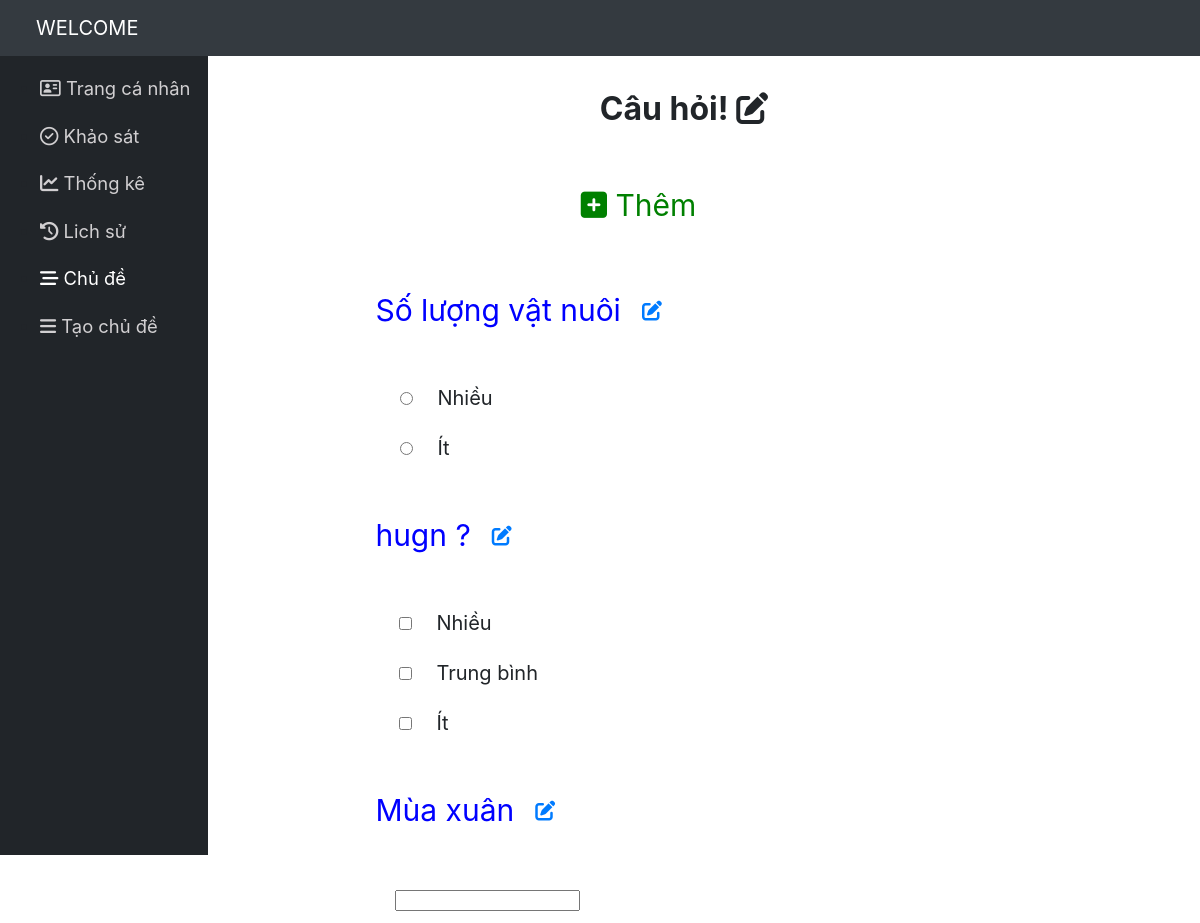
Screenshot of /admin/cauhoi.php?id=1&ic=2 with the database file from the repository.
### tables this page shows
CREATE TABLE IF NOT EXISTS `cauhoi` (
`idcauhoi` int(11) NOT NULL,
  `thongtin` varchar(50) NOT NULL,
  `idloai` int(11) NOT NULL,
  `idchude` int(11) DEFAULT NULL
);

CREATE TABLE IF NOT EXISTS `traloi` (
`idtraloi` int(11) NOT NULL,
  `thongtin` varchar(50) NOT NULL,
  `idcauhoi` int(11) NOT NULL
);

### admin/cauhoi.php (the view, shortened to what this page needs)
<?php
	$link = new mysqli('localhost','root','','moitruong') or die('ket noi that bai!');
	mysqli_query($link,'SET NAMES UTF8');
	include('m_top.php');
	$iduser=$_GET['id'];
	$ic=$_GET['ic'];
?>
<?php
	$query="SELECT idcauhoi,thongtin,idloai FROM cauhoi where idchude='$ic'";
	$result = mysqli_query($link,$query);
?>
<body>
	<header>
		<a class="logo" href="m_index.php">WELCOME</a>
	</header>
<ul class="thanhben">
	<li class="muc">
		<a class="trangcanhan" href="m_index.php?id=<?php echo $iduser ?>">
			<i class="far fa-address-card"></i>
			<span>Trang cá nhân</span>
        </a>
    </li>
	<li class="muc">
		<a class="khaosat" href="s_index.php?id=<?php echo $iduser ?>">
			<i class="far fa-check-circle"></i>
			<span>Khảo sát</span>
        </a>
    </li>
	<li class="muc">
		<a class="thongke" href="thongke.php?id=<?php echo $iduser ?>">
			<i class="fas fa-chart-line"></i>
			<span>Thống kê</span>
        </a>
    </li>
	<li class="muc">
		<a class="lichsu" href="lichsu.php?id=<?php echo $iduser ?>">
			<i class="fas fa-history"></i>
			<span>Lich sử</span>
        </a>
    </li>
	<li class="muc">
		<a class="chude light" href="chude.php?id=<?php echo $iduser ?>">
			<i class="fas fa-stream"></i>
			<span>Chủ đề</span>
        </a>
    </li>
	<li class="muc">
		<a class="chude" href="taochude.php?id=<?php echo $iduser ?>">
			<i class="fas fa-bars"></i>
			<span>Tạo chủ đề</span>
        </a>
    </li>
</ul>
<div class="index">
	<div class="tieude">
		<h1>Câu hỏi!   <i class="fas fa-edit"></i></h1>
	</div>
	<div class="them">
			<a class="isua" href="themch.php?id=<?php echo $iduser ?>&ic=<?php echo $ic ?>">
			<i class="fas fa-plus-square"></i>
			<span>Thêm</span>
			</a>
		</div>
	<div class="lthongke">
	<form action=""  method="post">
	<?php
			if(mysqli_num_rows($result)>0){
				while($row = mysqli_fetch_assoc($result)){ ?>
					<table>
					<tr>
						<td><p class = "cauhoi"><?php echo $row['thongtin']; ?></p></td>
						<td><a class="lichsu light" href="suach.php?id=<?php echo $iduser ?>&ic=<?php echo $ic; ?>&ih=<?php echo $row['idcauhoi']; ?>">
						<i class="fas fa-edit"></i></h1>
						</a></td>
					</table>
					<?php
						$da=$row['idcauhoi'];
						$idloai=$row['idloai'];
						$query1="SELECT thongtin,idtraloi FROM traloi where idcauhoi=$da";
						$result1 = mysqli_query($link,$query1);?>
						<table class="ldapan">
						<?php while($row1 = mysqli_fetch_assoc($result1)){ ?>
							<tr>
								<td><input type="<?php if($idloai==1) {echo "radio";}
									else if($idloai==2){echo "checkbox";} else if($idloai==3){echo "text";}?>" name="<?php echo $da; ?>" value="<?php if($idloai!=3){echo $row1['idtraloi'];} ?>"></td>
								<td><?php if($idloai!=3){echo $row1['thongtin'];} ?></td>
							</tr>
							<?php
						}?>
						</table> <?php
				}
	}?>
	</form>
	</div>
</div>
<?php
	include('m_bottom.php');
?>

### admin/css/m_style.css (style rules this page uses)
body { margin: 0px; font-family: -apple-system, BlinkMacSystemFont, "Segoe UI", Roboto, "Helvetica Neue", Arial, "Noto Sans", sans-serif, "Apple Color Emoji", "Segoe UI Emoji", "Segoe UI Symbol", "Noto Color Emoji"; font-size: 1rem; font-weight: 400; line-height: 1.5; color: #212529; text-align: left; background-color: #fff; }
a { color: #007bff; text-decoration: none; background-color: transparent; }
header { background-color: #343a40; position: relative; padding: 0.5rem 1rem; width: 200vh; position:fixed; z-index:1; }
.logo { padding-top: 0.3125rem; padding-bottom: 0.3125rem; margin-right: 1rem; font-size: 1.25rem; line-height: inherit; white-space: nowrap; color: #fff; width:20%; display : inline-block; margin-left:20px; }
.thanhben { width: 14%; background-color: #212529; margin:0px; float:left; padding-top:3; height: 100vh; position:fixed; margin-top:55px; }
.muc { margin-top:40px; font-size: 1.15rem; margin-top: 20px; }
.muc a { color: rgb(209, 207, 209); }
.muc .light { color: #fff; }
.index { width:86%; position:absolute; margin-left:14%; margin-top:55px; }
table { border-collapse: collapse; text-align:center-left ; }
.thongtincn, tr, td { padding-right:50px; padding-top:10px; padding-bottom:10px; }
.thongtincn, tr, td { padding-right:20px; }
.tieude { width:100%; text-align:center; margin-top:30px; margin-bottom:50px; }
.lthongke { font-size:20px; margin-left:20%; }
.lthongke .cauhoi { font-size:1.5em; color: blue; }
.ldapan { margin-left:20px; }
.them { color:green; border: none; outline: none; float:none; cursor: pointer; background:white; font-size:30px; margin-left:40%; margin-top:20px; margin-bottom:20px; }
.them a { color:green; }

### rows the page displays
cauhoi: thongtin "Số lượng vật nuôi"
traloi: thongtin "Nhiều"
traloi: thongtin "Ít"
cauhoi: thongtin "hugn ?"
traloi: thongtin "Nhiều"
traloi: thongtin "Trung bình"
traloi: thongtin "Ít"
cauhoi: thongtin "Mùa xuân"
